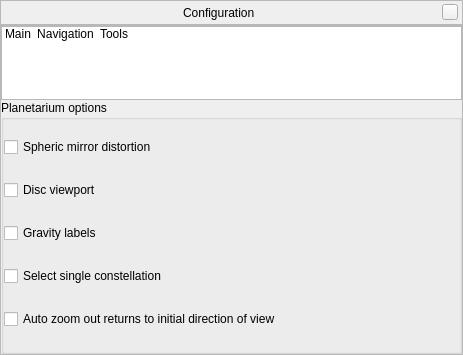
<?xml version="1.0" encoding="UTF-8"?>
<ui version="4.0">
 <class>configurationDialogForm</class>
 <widget class="QWidget" name="configurationDialogForm">
  <property name="geometry">
   <rect>
    <x>0</x>
    <y>0</y>
    <width>463</width>
    <height>345</height>
   </rect>
  </property>
  <property name="styleSheet">
   <string notr="true"/>
  </property>
  <layout class="QVBoxLayout">
   <property name="spacing">
    <number>0</number>
   </property>
   <property name="margin">
    <number>0</number>
   </property>
   <item>
    <widget class="BarFrame" name="TitleBar">
     <property name="minimumSize">
      <size>
       <width>16</width>
       <height>25</height>
      </size>
     </property>
     <property name="maximumSize">
      <size>
       <width>16777215</width>
       <height>25</height>
      </size>
     </property>
     <property name="frameShape">
      <enum>QFrame::StyledPanel</enum>
     </property>
     <layout class="QHBoxLayout">
      <property name="leftMargin">
       <number>0</number>
      </property>
      <property name="topMargin">
       <number>0</number>
      </property>
      <property name="rightMargin">
       <number>4</number>
      </property>
      <property name="bottomMargin">
       <number>0</number>
      </property>
      <item>
       <spacer>
        <property name="orientation">
         <enum>Qt::Horizontal</enum>
        </property>
        <property name="sizeHint" stdset="0">
         <size>
          <width>40</width>
          <height>20</height>
         </size>
        </property>
       </spacer>
      </item>
      <item>
       <widget class="QLabel" name="stelWindowTitle">
        <property name="palette">
         <palette>
          <active/>
          <inactive/>
          <disabled/>
         </palette>
        </property>
        <property name="font">
         <font/>
        </property>
        <property name="text">
         <string>Configuration</string>
        </property>
       </widget>
      </item>
      <item>
       <spacer>
        <property name="orientation">
         <enum>Qt::Horizontal</enum>
        </property>
        <property name="sizeHint" stdset="0">
         <size>
          <width>40</width>
          <height>20</height>
         </size>
        </property>
       </spacer>
      </item>
      <item>
       <widget class="QPushButton" name="closeStelWindow">
        <property name="minimumSize">
         <size>
          <width>16</width>
          <height>16</height>
         </size>
        </property>
        <property name="maximumSize">
         <size>
          <width>16</width>
          <height>16</height>
         </size>
        </property>
        <property name="focusPolicy">
         <enum>Qt::NoFocus</enum>
        </property>
        <property name="text">
         <string/>
        </property>
       </widget>
      </item>
     </layout>
    </widget>
   </item>
   <item>
    <widget class="QFrame" name="viewContent">
     <property name="frameShape">
      <enum>QFrame::StyledPanel</enum>
     </property>
     <layout class="QGridLayout">
      <property name="margin">
       <number>0</number>
      </property>
      <property name="spacing">
       <number>0</number>
      </property>
      <item row="1" column="0">
       <widget class="QStackedWidget" name="configurationStackedWidget">
        <property name="currentIndex">
         <number>2</number>
        </property>
        <widget class="QWidget" name="page">
         <layout class="QVBoxLayout" name="verticalLayout_10">
          <property name="spacing">
           <number>0</number>
          </property>
          <property name="margin">
           <number>0</number>
          </property>
          <item>
           <widget class="QGroupBox" name="groupBox_4">
            <property name="sizePolicy">
             <sizepolicy hsizetype="Expanding" vsizetype="Preferred">
              <horstretch>0</horstretch>
              <verstretch>0</verstretch>
             </sizepolicy>
            </property>
            <property name="font">
             <font>
              <weight>50</weight>
              <bold>false</bold>
              <kerning>true</kerning>
             </font>
            </property>
            <property name="title">
             <string>Selected object information</string>
            </property>
            <layout class="QVBoxLayout" name="verticalLayout_5">
             <property name="margin">
              <number>0</number>
             </property>
             <item>
              <widget class="QRadioButton" name="allSelectedInfoRadio">
               <property name="toolTip">
                <string>Display all information available</string>
               </property>
               <property name="text">
                <string>All available</string>
               </property>
              </widget>
             </item>
             <item>
              <widget class="QRadioButton" name="briefSelectedInfoRadio">
               <property name="toolTip">
                <string>Display less information</string>
               </property>
               <property name="text">
                <string>Short</string>
               </property>
              </widget>
             </item>
             <item>
              <widget class="QRadioButton" name="noSelectedInfoRadio">
               <property name="toolTip">
                <string>Display no information</string>
               </property>
               <property name="text">
                <string>None</string>
               </property>
              </widget>
             </item>
            </layout>
           </widget>
          </item>
          <item>
           <widget class="QGroupBox" name="groupBox_6">
            <property name="sizePolicy">
             <sizepolicy hsizetype="Preferred" vsizetype="Preferred">
              <horstretch>0</horstretch>
              <verstretch>0</verstretch>
             </sizepolicy>
            </property>
            <property name="font">
             <font>
              <weight>50</weight>
              <bold>false</bold>
             </font>
            </property>
            <property name="title">
             <string>Default options</string>
            </property>
            <layout class="QVBoxLayout" name="verticalLayout_4x">
             <property name="margin">
              <number>0</number>
             </property>
             <item>
              <layout class="QHBoxLayout" name="horizontalLayout_3">
               <item>
                <widget class="QPushButton" name="setViewingOptionAsDefaultPushButton">
                 <property name="minimumSize">
                  <size>
                   <width>0</width>
                   <height>24</height>
                  </size>
                 </property>
                 <property name="whatsThis">
                  <string>Save the settings you've changed this session to be the same the next time you start Stellarium</string>
                 </property>
                 <property name="text">
                  <string>Save settings</string>
                 </property>
                </widget>
               </item>
               <item>
                <widget class="QPushButton" name="restoreDefaultsButton">
                 <property name="minimumSize">
                  <size>
                   <width>0</width>
                   <height>24</height>
                  </size>
                 </property>
                 <property name="whatsThis">
                  <string>Restore the default settings that came with Stellarium</string>
                 </property>
                 <property name="text">
                  <string>Restore defaults</string>
                 </property>
                </widget>
               </item>
              </layout>
             </item>
             <item>
              <widget class="QLabel" name="saveDefaultOptionsLabel">
               <property name="sizePolicy">
                <sizepolicy hsizetype="Preferred" vsizetype="Fixed">
                 <horstretch>0</horstretch>
                 <verstretch>0</verstretch>
                </sizepolicy>
               </property>
               <property name="text">
                <string>Restoring default settings requires a restart of Stellarium. Saving all the current options includes the current FOV and direction of view for use at next startup.</string>
               </property>
               <property name="scaledContents">
                <bool>false</bool>
               </property>
               <property name="alignment">
                <set>Qt::AlignLeading|Qt::AlignLeft|Qt::AlignVCenter</set>
               </property>
               <property name="wordWrap">
                <bool>true</bool>
               </property>
               <property name="textInteractionFlags">
                <set>Qt::NoTextInteraction</set>
               </property>
              </widget>
             </item>
             <item>
              <spacer name="verticalSpacer_3">
               <property name="orientation">
                <enum>Qt::Vertical</enum>
               </property>
               <property name="sizeType">
                <enum>QSizePolicy::Fixed</enum>
               </property>
               <property name="sizeHint" stdset="0">
                <size>
                 <width>20</width>
                 <height>10</height>
                </size>
               </property>
              </spacer>
             </item>
             <item>
              <widget class="QLabel" name="startupFOVLabel">
               <property name="statusTip">
                <string>The width of your view when Stellarium starts</string>
               </property>
               <property name="text">
                <string notr="true">Startup FOV: XX</string>
               </property>
               <property name="textInteractionFlags">
                <set>Qt::TextSelectableByMouse</set>
               </property>
              </widget>
             </item>
             <item>
              <widget class="QLabel" name="startupDirectionOfViewlabel">
               <property name="statusTip">
                <string>The direction you're looking when Stellarium starts</string>
               </property>
               <property name="text">
                <string notr="true">Startup direction of view: xxxx</string>
               </property>
               <property name="textInteractionFlags">
                <set>Qt::TextSelectableByMouse</set>
               </property>
              </widget>
             </item>
            </layout>
           </widget>
          </item>
         </layout>
        </widget>
        <widget class="QWidget" name="page_2">
         <layout class="QVBoxLayout" name="verticalLayout_11">
          <property name="spacing">
           <number>0</number>
          </property>
          <property name="margin">
           <number>0</number>
          </property>
          <item>
           <widget class="QGroupBox" name="groupBox">
            <property name="title">
             <string>Startup date and time</string>
            </property>
            <layout class="QGridLayout" name="gridLayout_3">
             <property name="margin">
              <number>0</number>
             </property>
             <item row="0" column="0">
              <widget class="QRadioButton" name="systemTimeRadio">
               <property name="toolTip">
                <string>Starts Stellarium at system clock date and time</string>
               </property>
               <property name="text">
                <string>System date and time</string>
               </property>
              </widget>
             </item>
             <item row="1" column="0">
              <layout class="QHBoxLayout" name="_3">
               <property name="spacing">
                <number>6</number>
               </property>
               <item>
                <widget class="QRadioButton" name="todayRadio">
                 <property name="toolTip">
                  <string>Sets the simulation time to the next instance of this time of day when Stellarium starts</string>
                 </property>
                 <property name="text">
                  <string>System date at:</string>
                 </property>
                </widget>
               </item>
               <item>
                <widget class="QTimeEdit" name="todayTimeSpinBox">
                 <property name="sizePolicy">
                  <sizepolicy hsizetype="Preferred" vsizetype="Preferred">
                   <horstretch>0</horstretch>
                   <verstretch>0</verstretch>
                  </sizepolicy>
                 </property>
                 <property name="minimumSize">
                  <size>
                   <width>0</width>
                   <height>24</height>
                  </size>
                 </property>
                 <property name="maximumSize">
                  <size>
                   <width>16777215</width>
                   <height>24</height>
                  </size>
                 </property>
                 <property name="font">
                  <font/>
                 </property>
                 <property name="frame">
                  <bool>true</bool>
                 </property>
                 <property name="alignment">
                  <set>Qt::AlignCenter</set>
                 </property>
                 <property name="time">
                  <time>
                   <hour>21</hour>
                   <minute>0</minute>
                   <second>0</second>
                  </time>
                 </property>
                 <property name="currentSectionIndex">
                  <number>0</number>
                 </property>
                </widget>
               </item>
              </layout>
             </item>
             <item row="2" column="0">
              <layout class="QHBoxLayout" name="_4">
               <item>
                <widget class="QRadioButton" name="fixedTimeRadio">
                 <property name="toolTip">
                  <string>Use a specific date and time when Stellarium starts up</string>
                 </property>
                 <property name="text">
                  <string>Other:</string>
                 </property>
                </widget>
               </item>
               <item>
                <widget class="QDateTimeEdit" name="fixedDateTimeEdit">
                 <property name="minimumSize">
                  <size>
                   <width>0</width>
                   <height>24</height>
                  </size>
                 </property>
                 <property name="maximumSize">
                  <size>
                   <width>16777215</width>
                   <height>24</height>
                  </size>
                 </property>
                 <property name="date">
                  <date>
                   <year>1952</year>
                   <month>5</month>
                   <day>11</day>
                  </date>
                 </property>
                 <property name="time">
                  <time>
                   <hour>0</hour>
                   <minute>42</minute>
                   <second>0</second>
                  </time>
                 </property>
                 <property name="calendarPopup">
                  <bool>true</bool>
                 </property>
                </widget>
               </item>
              </layout>
             </item>
             <item row="1" column="1">
              <spacer name="horizontalSpacer_2">
               <property name="orientation">
                <enum>Qt::Horizontal</enum>
               </property>
               <property name="sizeHint" stdset="0">
                <size>
                 <width>123</width>
                 <height>20</height>
                </size>
               </property>
              </spacer>
             </item>
             <item row="2" column="1">
              <widget class="QPushButton" name="fixedDateTimeCurrentButton">
               <property name="text">
                <string>use current</string>
               </property>
              </widget>
             </item>
             <item row="2" column="2">
              <spacer name="horizontalSpacer_3">
               <property name="orientation">
                <enum>Qt::Horizontal</enum>
               </property>
               <property name="sizeHint" stdset="0">
                <size>
                 <width>40</width>
                 <height>20</height>
                </size>
               </property>
              </spacer>
             </item>
            </layout>
           </widget>
          </item>
         </layout>
        </widget>
        <widget class="QWidget" name="page_3">
         <layout class="QVBoxLayout" name="verticalLayout_12">
          <property name="spacing">
           <number>0</number>
          </property>
          <property name="margin">
           <number>0</number>
          </property>
          <item>
           <widget class="QGroupBox" name="groupBox_7">
            <property name="title">
             <string>Planetarium options</string>
            </property>
            <layout class="QGridLayout" name="gridLayoutx">
             <property name="margin">
              <number>0</number>
             </property>
             <item row="0" column="0">
              <widget class="QCheckBox" name="sphericMirrorCheckbox">
               <property name="toolTip">
                <string>Spheric mirror distortion is used when projecting Stellarium onto a spheric mirror for low-cost planetarium systems.</string>
               </property>
               <property name="text">
                <string>Spheric mirror distortion</string>
               </property>
              </widget>
             </item>
             <item row="2" column="0">
              <widget class="QCheckBox" name="gravityLabelCheckbox">
               <property name="toolTip">
                <string>Align labels with the horizon</string>
               </property>
               <property name="text">
                <string>Gravity labels</string>
               </property>
              </widget>
             </item>
             <item row="4" column="0" colspan="2">
              <widget class="QCheckBox" name="autoZoomResetsDirectionCheckbox">
               <property name="toolTip">
                <string>When enabled, the &quot;auto zoom out&quot; key will also set the initial viewing direction</string>
               </property>
               <property name="text">
                <string>Auto zoom out returns to initial direction of view</string>
               </property>
              </widget>
             </item>
             <item row="1" column="0">
              <widget class="QCheckBox" name="diskViewportCheckbox">
               <property name="toolTip">
                <string>Mask out everything outside a central circle in the main view</string>
               </property>
               <property name="text">
                <string>Disc viewport</string>
               </property>
              </widget>
             </item>
             <item row="3" column="0">
              <widget class="QCheckBox" name="selectSingleConstellationButton">
               <property name="statusTip">
                <string>Hide other constellations when you click one</string>
               </property>
               <property name="text">
                <string>Select single constellation</string>
               </property>
              </widget>
             </item>
            </layout>
           </widget>
          </item>
         </layout>
        </widget>
        <widget class="QWidget" name="page_4">
         <layout class="QHBoxLayout" name="horizontalLayout_7">
          <property name="spacing">
           <number>0</number>
          </property>
          <property name="margin">
           <number>0</number>
          </property>
          <item>
           <widget class="QListWidget" name="scriptListWidget">
            <property name="minimumSize">
             <size>
              <width>190</width>
              <height>0</height>
             </size>
            </property>
            <property name="focusPolicy">
             <enum>Qt::NoFocus</enum>
            </property>
            <property name="horizontalScrollBarPolicy">
             <enum>Qt::ScrollBarAlwaysOff</enum>
            </property>
           </widget>
          </item>
          <item>
           <layout class="QVBoxLayout" name="verticalLayout_8">
            <item>
             <widget class="QTextBrowser" name="scriptInfoBrowser"/>
            </item>
            <item>
             <widget class="QGroupBox" name="groupBox_8">
              <property name="title">
               <string>Options</string>
              </property>
              <layout class="QVBoxLayout" name="verticalLayout_9">
               <property name="margin">
                <number>0</number>
               </property>
               <item>
                <widget class="QLabel" name="scriptStatusLabel">
                 <property name="text">
                  <string/>
                 </property>
                </widget>
               </item>
               <item>
                <widget class="QCheckBox" name="closeWindowAtScriptRunCheckbox">
                 <property name="text">
                  <string>Close window when script runs</string>
                 </property>
                 <property name="checked">
                  <bool>true</bool>
                 </property>
                </widget>
               </item>
               <item>
                <layout class="QHBoxLayout" name="horizontalLayout_4">
                 <item>
                  <widget class="QPushButton" name="runScriptButton">
                   <property name="enabled">
                    <bool>true</bool>
                   </property>
                   <property name="toolTip">
                    <string>Run the selected script</string>
                   </property>
                   <property name="text">
                    <string/>
                   </property>
                   <property name="icon">
                    <iconset resource="../../data/gui/guiRes.qrc">
                     <normaloff>:/graphicGui/btScriptRun-on.png</normaloff>
                     <disabledoff>:/graphicGui/btScriptRun-off.png</disabledoff>:/graphicGui/btScriptRun-on.png</iconset>
                   </property>
                  </widget>
                 </item>
                 <item>
                  <widget class="QPushButton" name="stopScriptButton">
                   <property name="enabled">
                    <bool>true</bool>
                   </property>
                   <property name="toolTip">
                    <string>Stop a running script</string>
                   </property>
                   <property name="text">
                    <string/>
                   </property>
                   <property name="icon">
                    <iconset resource="../../data/gui/guiRes.qrc">
                     <normaloff>:/graphicGui/btScriptStop-on.png</normaloff>
                     <disabledoff>:/graphicGui/btScriptStop-off.png</disabledoff>:/graphicGui/btScriptStop-on.png</iconset>
                   </property>
                  </widget>
                 </item>
                </layout>
               </item>
              </layout>
             </widget>
            </item>
           </layout>
          </item>
         </layout>
        </widget>
        <widget class="QWidget" name="page_5">
         <layout class="QHBoxLayout" name="horizontalLayout_6">
          <property name="spacing">
           <number>0</number>
          </property>
          <property name="margin">
           <number>0</number>
          </property>
          <item>
           <widget class="QListWidget" name="pluginsListWidget">
            <property name="minimumSize">
             <size>
              <width>180</width>
              <height>0</height>
             </size>
            </property>
            <property name="maximumSize">
             <size>
              <width>180</width>
              <height>16777215</height>
             </size>
            </property>
            <property name="focusPolicy">
             <enum>Qt::NoFocus</enum>
            </property>
            <property name="horizontalScrollBarPolicy">
             <enum>Qt::ScrollBarAlwaysOff</enum>
            </property>
           </widget>
          </item>
          <item>
           <layout class="QVBoxLayout" name="pluginsVerticalLayout">
            <item>
             <widget class="QTextBrowser" name="pluginsInfoBrowser"/>
            </item>
            <item>
             <widget class="QGroupBox" name="pluginsGroupBox">
              <property name="title">
               <string>Options</string>
              </property>
              <layout class="QHBoxLayout" name="horizontalLayout_8">
               <property name="margin">
                <number>0</number>
               </property>
               <item>
                <widget class="QCheckBox" name="pluginLoadAtStartupCheckBox">
                 <property name="text">
                  <string>Load at startup</string>
                 </property>
                </widget>
               </item>
               <item>
                <widget class="QPushButton" name="pluginConfigureButton">
                 <property name="enabled">
                  <bool>false</bool>
                 </property>
                 <property name="text">
                  <string>configure</string>
                 </property>
                </widget>
               </item>
              </layout>
             </widget>
            </item>
           </layout>
          </item>
         </layout>
        </widget>
       </widget>
      </item>
      <item row="0" column="0">
       <widget class="QListWidget" name="stackListWidget">
        <property name="minimumSize">
         <size>
          <width>0</width>
          <height>74</height>
         </size>
        </property>
        <property name="maximumSize">
         <size>
          <width>16777215</width>
          <height>74</height>
         </size>
        </property>
        <property name="focusPolicy">
         <enum>Qt::NoFocus</enum>
        </property>
        <property name="verticalScrollBarPolicy">
         <enum>Qt::ScrollBarAlwaysOff</enum>
        </property>
        <property name="horizontalScrollBarPolicy">
         <enum>Qt::ScrollBarAlwaysOff</enum>
        </property>
        <property name="selectionMode">
         <enum>QAbstractItemView::SingleSelection</enum>
        </property>
        <property name="iconSize">
         <size>
          <width>50</width>
          <height>50</height>
         </size>
        </property>
        <property name="movement">
         <enum>QListView::Static</enum>
        </property>
        <property name="flow">
         <enum>QListView::LeftToRight</enum>
        </property>
        <property name="isWrapping" stdset="0">
         <bool>false</bool>
        </property>
        <property name="resizeMode">
         <enum>QListView::Adjust</enum>
        </property>
        <property name="layoutMode">
         <enum>QListView::SinglePass</enum>
        </property>
        <property name="spacing">
         <number>0</number>
        </property>
        <property name="viewMode">
         <enum>QListView::IconMode</enum>
        </property>
        <property name="uniformItemSizes">
         <bool>false</bool>
        </property>
        <property name="wordWrap">
         <bool>false</bool>
        </property>
        <property name="selectionRectVisible">
         <bool>false</bool>
        </property>
        <item>
         <property name="text">
          <string>Main</string>
         </property>
         <property name="icon">
          <iconset>
           <normalon>:/graphicGui/tabicon-main.png</normalon>
          </iconset>
         </property>
        </item>
        <item>
         <property name="text">
          <string>Navigation</string>
         </property>
         <property name="icon">
          <iconset>
           <normalon>:/graphicGui/tabicon-navigation.png</normalon>
          </iconset>
         </property>
        </item>
        <item>
         <property name="text">
          <string>Tools</string>
         </property>
         <property name="icon">
          <iconset>
           <normalon>:/graphicGui/tabicon-tools.png</normalon>
          </iconset>
         </property>
        </item>
       </widget>
      </item>
     </layout>
    </widget>
   </item>
  </layout>
 </widget>
 <customwidgets>
  <customwidget>
   <class>BarFrame</class>
   <extends>QFrame</extends>
   <header>Dialog.hpp</header>
   <container>1</container>
  </customwidget>
 </customwidgets>
 <resources>
  <include location="../../data/gui/guiRes.qrc"/>
 </resources>
 <connections/>
</ui>
